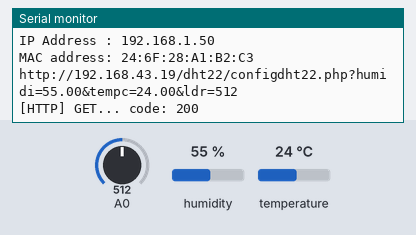
The sketch below on a simulated ESP8266 (Wemos D1 mini). On the bench: the last lines printed to the serial monitor. Inputs (shaded band) come from the test bench; at power-on: humidity 55 %, A0 = 512, temperature 24 °C. WiFi joins after 1.5 s; servers stay silent unless stated; uploads are accepted with an empty reply.

Above: at 2.7 s.
2.8 s: humidity set to 22 %
5.7 s: A0 set to 716
At 6.87 s:
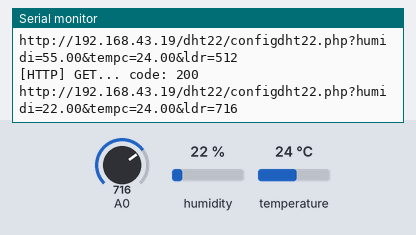
8.6 s: temperature set to 12 °C
At 9.4 s:
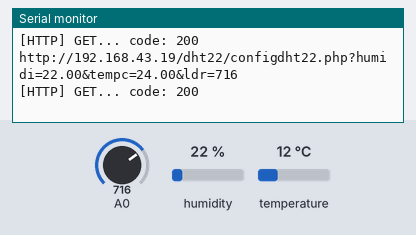
11.5 s: A0 set to 900
At 13.4 s:
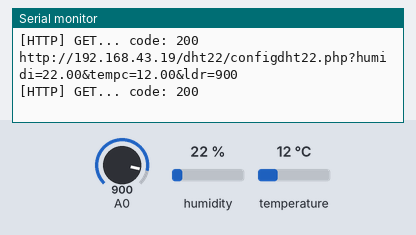
14.4 s: humidity set to 40 %
At 18.1 s:
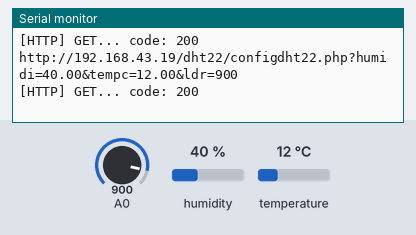
Timing chart, 0 to 18.3 s (numbered marks = the images above; inputs shaded):
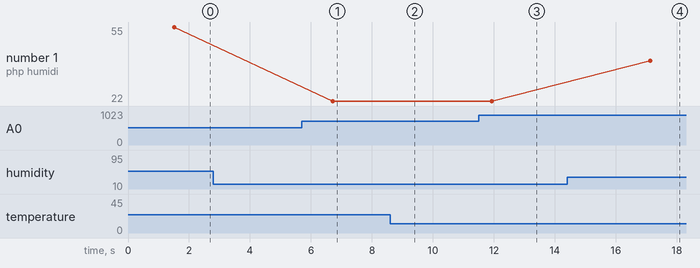

Measured:
- after the input at 5.7 s, the serial monitor: prints a new line after 1.0 s (image 1)
- after the input at 11.5 s, the serial monitor: prints a new line after 0.42 s (image 3)
- after the input at 14.4 s, the serial monitor: prints a new line after 2.7 s (image 4)
- plotted number 1: 22 → 40 after the input at 14.4 s

The sketch:

Complete_DHT22_SoidMoisture_Connect_Wemos_D1_Finish.ino
```cpp
#include "DHT.h"
#include <ESP8266HTTPClient.h>
#include <ESP8266WiFiMulti.h>
#include <ESP8266WiFi.h>


#define DHTPIN D4
#define DHTTYPE DHT22


DHT dht(DHTPIN, DHTTYPE);
ESP8266WiFiMulti WiFiMulti;
//WiFiClient client;


// Connect WiFi
const char* ssid = "ink";
const char* password = "12345678";


//// Soid Moisture
//const int AirValue = 620;   //you need to replace this value with Value_1
//const int WaterValue = 310;  //you need to replace this value with Value_2
//int soilMoistureValue = 0;
//int soilmoisturepercent = 0;


void setup() {
  Serial.begin(115200);
  Serial.println("DHT22 BoonStation");

  WiFi.begin(ssid, password); //ทำการเชื่อมต่อไปยัง AP

  while (WiFi.status() != WL_CONNECTED) { //รอจนกว่าจะเชื่อมต่อสำเร็จ
    Serial.print("."); //แสดง ... ไปเรื่อยๆ จนกว่าจะเชื่อมต่อได้
    delay(500);
  }

  Serial.println("");
  Serial.println(WiFi.localIP()); //แสดง IP ของบอร์ดที่ได้รับแจกจาก APSerial.println("");
  Serial.println("Wi-Fi connected"); //แสดงว่าเชื่อมต่อ Wi-Fi ได้แล้ว
  Serial.print("IP Address : ");
  Serial.println(WiFi.localIP()); //แสดง IP ของบอร์ดที่ได้รับแจกจาก AP
  Serial.print("MAC address: ");
  Serial.println(WiFi.macAddress());
  dht.begin();
}


void loop() {

  HTTPClient http;


  float humidi = dht.readHumidity();

  float tempc = dht.readTemperature();

  int ldr = analogRead(A0);
//
//  float f = dht.readTemperature(true);
//
//  float hi = dht.computeHeatIndex(f, h);
//
//  soilMoistureValue = analogRead(A0);  //put Sensor insert into soil
//  Serial.print("soilMoisture:");
//  Serial.println(soilMoistureValue);
//  soilmoisturepercent = map(soilMoistureValue, AirValue, WaterValue, 0, 100);


  //if(soilmoisturepercent > 100)
  //{
  //  Serial.println("100 %");
  //}
  //else if(soilmoisturepercent <0)
  //{
  //  Serial.println("0 %");
  //}
  //else if(soilmoisturepercent >0 && soilmoisturepercent < 100)
  //{
  //  Serial.print(soilmoisturepercent);
  //  Serial.println("%");
  //}


  if ((WiFiMulti.run() == WL_CONNECTED)) {
    float humidi = dht.readHumidity();
    float tempc = dht.readTemperature();
    int ldr = analogRead(A0);
//        Serial.print("humidity = ");
//        Serial.println(humidi);
//        Serial.print("tempc = ");
//        Serial.println(tempc);


   String url = "http://192.168.43.19/dht22/configdht22.php?humidi="+String(humidi)+"&tempc="+String(tempc)+"&ldr="+String(ldr);
//                  http://10.58.170.66/dht22/configdht22.php?humidi=25&tempc=22
//หากทดลองใช้โดยจำลอง Server เอง ต้องใชข้ ip เดียวกับ Wifi  hostpot ที่ connect อยูููู่่่
    Serial.println(url);
    http.begin(url); //HTTP
    int httpCode = http.GET();
    if (httpCode > 0) {
    Serial.printf("[HTTP] GET... code: %d\n", httpCode);
    if (httpCode == HTTP_CODE_OK) {
    String payload = http.getString();
    Serial.println(payload);
  }
} else {
Serial.printf("[HTTP] GET... failed, error: %s\n", http.errorToString(httpCode).c_str());
}
http.end();
}
delay(5000);

//
//String url = "http://10.58.170.66/dht22/configdht22.php";
//  Serial.println();
//  Serial.println("Get content from " + url);
//
//  HTTPClient http;
//  http.begin(url);
//  int httpCode = http.POST("humidi=25&tempc=22");
//  if (httpCode == 200) {
//    String content = http.getString();
//    Serial.println("Content ---------");
//    Serial.println(content);
//    Serial.println("-----------------");
//  } else {
//    Serial.println("Fail. error code " + String(httpCode));
//  }
//  Serial.println("END");


  }
 // END PROGRAM
```
